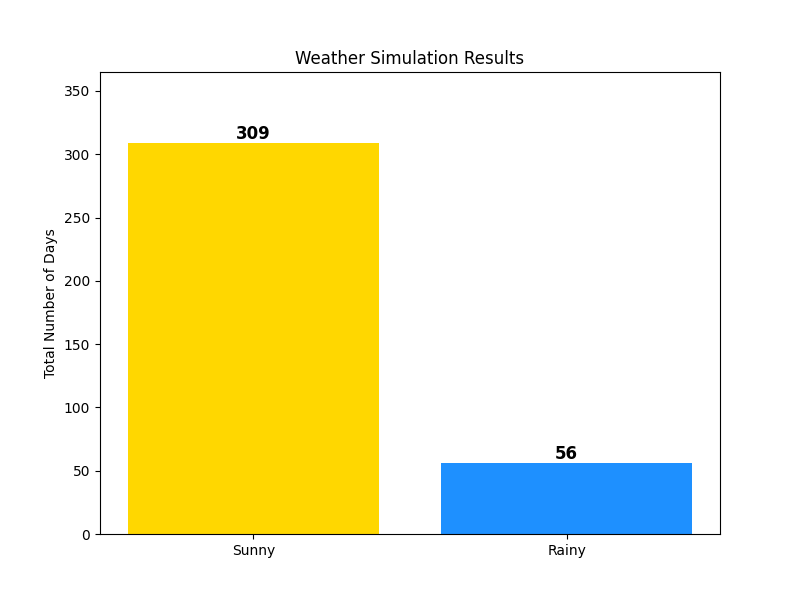

The script that drew this image:
import numpy as np
import matplotlib.pyplot as plt

# Defining the Markov Model
states = ["Sunny", "Rainy"]

# Creating a transition matrix to hold out probabilities

#            to: sunny | to: rainy
#from: sunny: [ 0.8,       0.2 ]
#from: rainy: [ 0.4,       0.6 ]

transition_matrix = np.array([[0.8,0.2], [0.4,0.6]])

#Simulation Parameters
num_days = 365

#Creating a representatino of our weather condition in a day
current_state_index = 0                         #an index of 0=sunny
weather_history = [current_state_index]         #storing the weather for each day

#Creating the simulation loop
for _ in range(num_days-1):
    #obtaining the row of probabilities for the current state
    probabilities = transition_matrix[current_state_index]
    #finding what the next state is i.e sunny or rainy
    next_state_index = np.random.choice([0,1], p=probabilities)
    #change the weather history
    weather_history.append(next_state_index)

#Analysing and plotting results
weather_in_words = [states[i] for i in weather_history]

#Counting frequency of each state
sunny_days = weather_in_words.count("Sunny")
rainy_days = weather_in_words.count("Rainy")
ratio = sunny_days/rainy_days

print(f"Simulation Results for {num_days} days:")
print(f"Number of Sunny days: {sunny_days}")
print(f"Number of Rainy days: {rainy_days}")
print(ratio)

#Creating a bar chart
plt.figure(figsize=(8,6))
#plt.bar(states, [sunny_days, rainy_days], color= ['gold','dodgerblue'])
bars = plt.bar(states, [sunny_days, rainy_days], color= ['gold','dodgerblue'])
plt.title("Weather Simulation Results")
plt.ylabel("Total Number of Days")
plt.ylim(0, num_days)

for bar in bars:
    yval = bar.get_height()     #saving height of y axis as a variable

    #bar.get_x() + bar.get_width()/2 = position on x-axis, yval = position on y
    #va, ha = vertical, horizontal alignment
    plt.text(bar.get_x() + bar.get_width()/2, yval, int(yval), va= 'bottom', ha= 'center', fontsize = 12, weight = 'bold')

plt.show()
